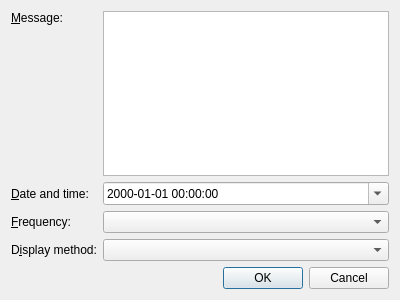
<?xml version="1.0" encoding="UTF-8"?>
<ui version="4.0">
 <class>Alarmz::AddEditAlarmDialog</class>
 <widget class="QDialog" name="Alarmz::AddEditAlarmDialog">
  <property name="geometry">
   <rect>
    <x>0</x>
    <y>0</y>
    <width>400</width>
    <height>300</height>
   </rect>
  </property>
  <property name="windowTitle">
   <string>Add/Edit Alarm...</string>
  </property>
  <property name="modal">
   <bool>true</bool>
  </property>
  <layout class="QGridLayout" name="gridLayout">
   <item row="0" column="0">
    <widget class="QLabel" name="messageLabel">
     <property name="text">
      <string>&amp;Message:</string>
     </property>
     <property name="alignment">
      <set>Qt::AlignLeading|Qt::AlignLeft|Qt::AlignTop</set>
     </property>
     <property name="buddy">
      <cstring>messagePlainTextEdit</cstring>
     </property>
    </widget>
   </item>
   <item row="0" column="1">
    <widget class="QPlainTextEdit" name="messagePlainTextEdit">
     <property name="whatsThis">
      <string>Message displayed in the alarm.</string>
     </property>
    </widget>
   </item>
   <item row="1" column="0">
    <widget class="QLabel" name="dateTimeLabel">
     <property name="text">
      <string>&amp;Date and time:</string>
     </property>
     <property name="buddy">
      <cstring>dateTimeEdit</cstring>
     </property>
    </widget>
   </item>
   <item row="1" column="1">
    <widget class="QDateTimeEdit" name="dateTimeEdit">
     <property name="whatsThis">
      <string>Date and time at which the alarm will be displayed. When a frequency is set, the date will be changed automatically.</string>
     </property>
     <property name="frame">
      <bool>true</bool>
     </property>
     <property name="displayFormat">
      <string>yyyy-MM-dd HH:mm:ss</string>
     </property>
     <property name="calendarPopup">
      <bool>true</bool>
     </property>
    </widget>
   </item>
   <item row="2" column="0">
    <widget class="QLabel" name="frequencyLabel">
     <property name="text">
      <string>&amp;Frequency:</string>
     </property>
     <property name="buddy">
      <cstring>frequencyComboBox</cstring>
     </property>
    </widget>
   </item>
   <item row="2" column="1">
    <widget class="QComboBox" name="frequencyComboBox">
     <property name="whatsThis">
      <string>Frequency at which the alarm will be repeated.</string>
     </property>
    </widget>
   </item>
   <item row="3" column="0">
    <widget class="QLabel" name="displayMethodLabel">
     <property name="text">
      <string>D&amp;isplay method:</string>
     </property>
     <property name="buddy">
      <cstring>displayMethodComboBox</cstring>
     </property>
    </widget>
   </item>
   <item row="3" column="1">
    <widget class="QComboBox" name="displayMethodComboBox">
     <property name="whatsThis">
      <string>Method by which the alarm will be displayed.</string>
     </property>
    </widget>
   </item>
   <item row="4" column="0" colspan="2">
    <widget class="QDialogButtonBox" name="buttonBox">
     <property name="orientation">
      <enum>Qt::Horizontal</enum>
     </property>
     <property name="standardButtons">
      <set>QDialogButtonBox::Cancel|QDialogButtonBox::Ok</set>
     </property>
    </widget>
   </item>
  </layout>
 </widget>
 <tabstops>
  <tabstop>messagePlainTextEdit</tabstop>
  <tabstop>dateTimeEdit</tabstop>
  <tabstop>frequencyComboBox</tabstop>
  <tabstop>displayMethodComboBox</tabstop>
  <tabstop>buttonBox</tabstop>
 </tabstops>
 <resources/>
 <connections>
  <connection>
   <sender>buttonBox</sender>
   <signal>accepted()</signal>
   <receiver>Alarmz::AddEditAlarmDialog</receiver>
   <slot>accept()</slot>
   <hints>
    <hint type="sourcelabel">
     <x>248</x>
     <y>254</y>
    </hint>
    <hint type="destinationlabel">
     <x>157</x>
     <y>274</y>
    </hint>
   </hints>
  </connection>
  <connection>
   <sender>buttonBox</sender>
   <signal>rejected()</signal>
   <receiver>Alarmz::AddEditAlarmDialog</receiver>
   <slot>reject()</slot>
   <hints>
    <hint type="sourcelabel">
     <x>316</x>
     <y>260</y>
    </hint>
    <hint type="destinationlabel">
     <x>286</x>
     <y>274</y>
    </hint>
   </hints>
  </connection>
 </connections>
</ui>
